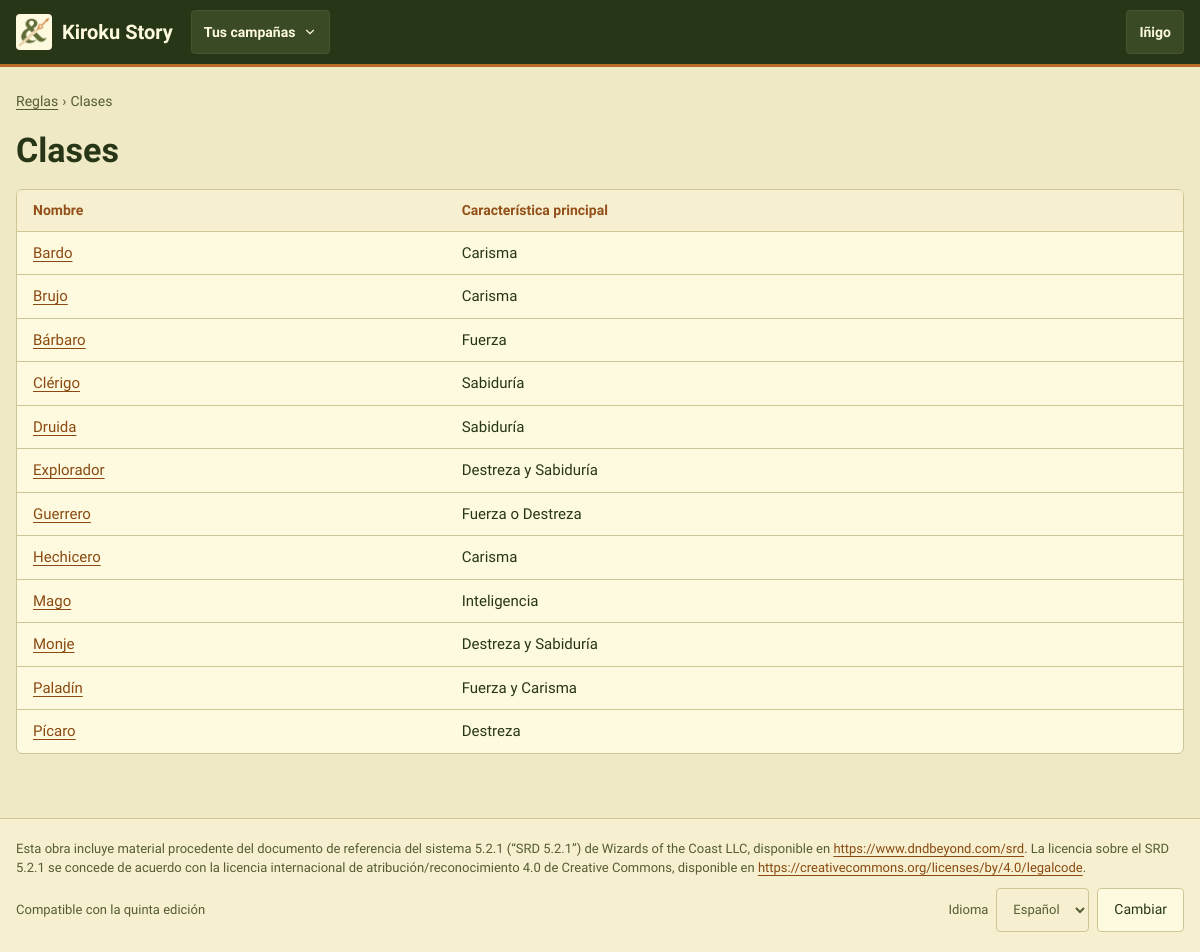
Before: /reglas/clases/ (signed in) with the older database file.
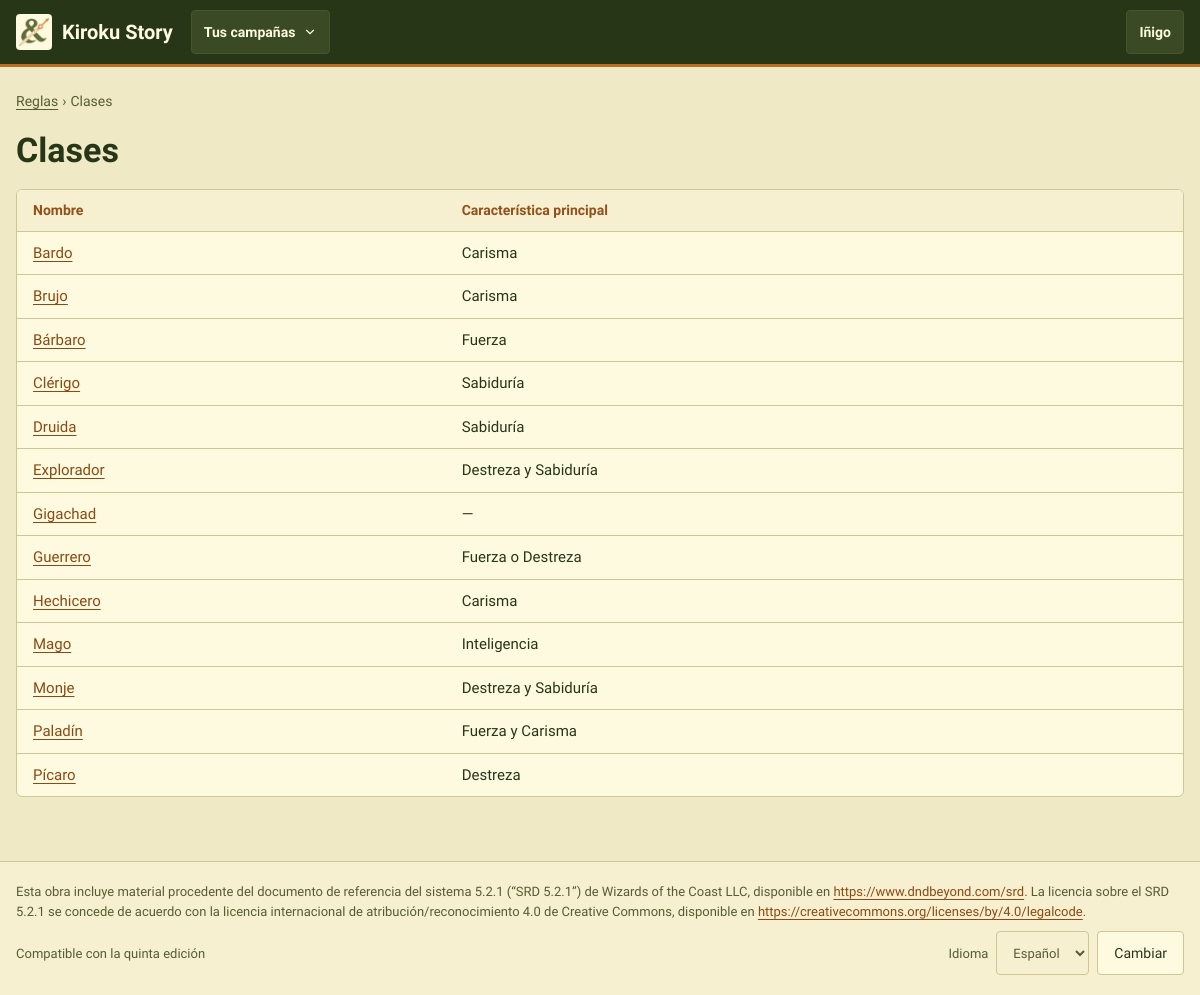
After: the same page with the newer database file.
### CampaignManager/models.py (models this page shows, shortened)
class CharacterClass(models.Model):
    class Magic(models.TextChoices):
        COMPLETA = "completa", "Lanzador completo"
        MEDIA = "media", "Medio lanzador"
        PACTO = "pacto", "Magia de pacto"
        NINGUNA = "ninguna", "Sin magia"
    name = models.CharField(max_length=100)
    primary_ability = models.CharField(max_length=50)
    description = models.TextField(blank=True)
    magic = models.CharField(max_length=10, choices=Magic.choices, default=Magic.NINGUNA,
                             help_text="Gives the character's magic points at each level")
    bespoke = models.BooleanField(default=False, help_text="Made by a master for a character: players do not see it in the catalog lists")
    abilities = models.ManyToManyField("Ability", through="ClassAbility")
    spells = models.ManyToManyField("Spell", blank=True)
    class Meta:
        verbose_name_plural = "character classes"

### CampaignManager/views.py (the view)
# urls.py: path("reglas/clases/", views.CharacterClassListView.as_view(), name="character_class_list"),
class CharacterClassListView(LoginRequiredMixin, HideBespokeMixin, ListView):
    queryset = CharacterClass.objects.order_by("name")
    context_object_name = "character_classes"
    template_name = "character_class_list.html"

### CampaignManager/context_processors.py (called while the page is built, shortened)
def campaign_nav(request):
    user = getattr(request, "user", None)
    if user is None or not user.is_authenticated:
        return {}
    campaigns = list(user_campaigns(user).prefetch_related("masters"))
    match = getattr(request, "resolver_match", None)
    campaign_id = match.kwargs.get("campaign_id") if match else None
    current = next((c for c in campaigns if c.pk == campaign_id), None)
    context = {"nav_campaigns": [
        {"campaign": c, "is_master": user in c.masters.all(), "status": _(STATUS_TEXT[c.status])} for c in campaigns
    ]}
    if current is None:
        return context

### CampaignManager/permissions.py (called while the page is built)
def user_campaigns(user):
    if not user.is_authenticated:
        return Campaign.objects.none()
    return Campaign.objects.filter(Q(masters=user) | Q(players=user)).distinct()

### CampaignManager/templatetags/mesa.py (called while the page is built)
@register.simple_tag
def asset(path):
    url = static(path)
    found = finders.find(path)
    return f"{url}?v={int(os.path.getmtime(found))}" if found else url

### CampaignManager/views.py (called while the page is built)
    def get_queryset(self):
        queryset = super().get_queryset()
        if not self.request.user.dm_campaigns.exists():
            queryset = queryset.filter(bespoke=False)
        return queryset

### CampaignManager/templates/character_class_list.html (shortened to what this page needs)
{% extends "base.html" %}
{% load i18n %}
{% block content %}
<section class="pila" aria-labelledby="h-reglas">
    <nav class="migas" aria-label="{% translate 'Ruta' %}"><a href="{% url 'index' %}">{% translate "Reglas" %}</a> <span aria-hidden="true">›</span> <span>{% translate "Clases" %}</span></nav>
    <h1 id="h-reglas">{% translate "Clases" %}</h1>
    <div class="tarjeta sin-relleno tabla-marco">
        <table class="tabla">
            <thead><tr><th>{% translate "Nombre" %}</th><th>{% translate "Característica principal" %}</th></tr></thead>
            <tbody>
                {% for character_class in character_classes %}<tr><td><a href="{% url 'character_class_detail' character_class.pk %}">{{ character_class.name }}</a></td><td>{{ character_class.primary_ability }}</td></tr>
                {% empty %}<tr><td colspan="2" class="atenuado">{% translate "Todavía no hay clases." %}</td></tr>{% endfor %}
            </tbody>
        </table>
    </div>
</section>
{% endblock %}

Changed rows visible on the page:
added CharacterClass: name "Gigachad", primary_ability "—"
